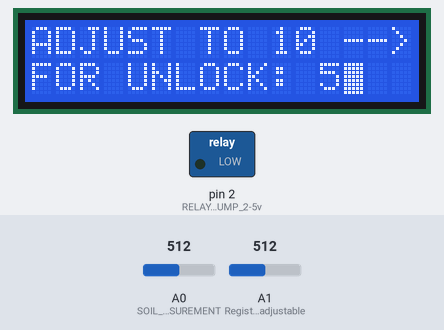
Bench run of a sketch on a simulated Arduino Uno, built with avr-gcc and run on an emulated ATmega328P. Shown: 16×2 character LCD, switched loads named in the sketch (green lamp = pin HIGH). The inputs (shaded band) are chosen by the test bench; at power-on: A1 (Registor_adjustable) = 512, A0 (SOIL_MOISURE_MEANSUREMENT) = 512. What the sketch prints to the serial monitor is not drawn.

Above: at 4.5 s.
4.6 s: A1 (Registor_adjustable) set to 981
At 5.5 s:
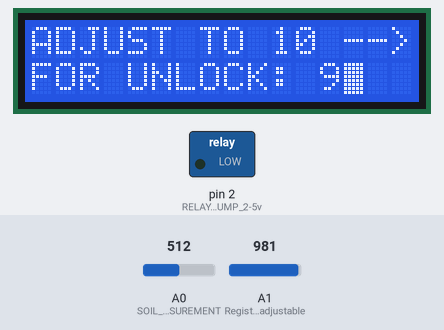
6.2 s: A1 (Registor_adjustable) set to 1008
At 8.8 s:
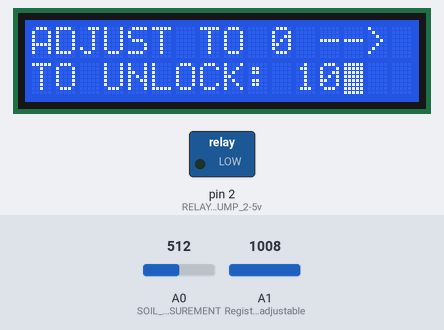
9.3 s: A1 (Registor_adjustable) set to 104
At 11.1 s:
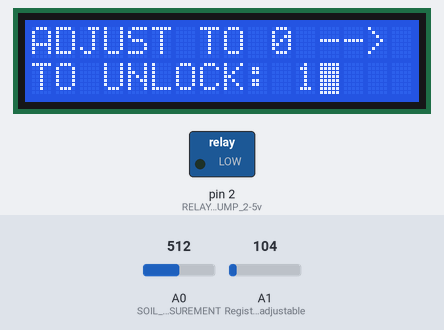
11.4 s: A1 (Registor_adjustable) set to 92
At 14.9 s:
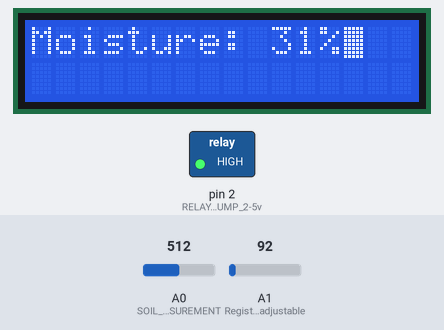
Timing chart, 0 to 62.7 s (numbered marks = the images above; inputs shaded):
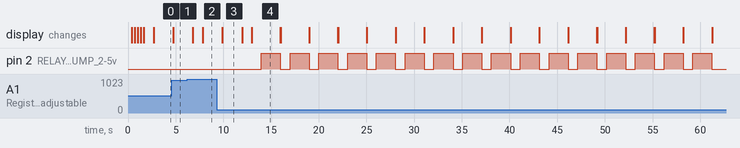

The sketch:

test_lcd_i2c.ino
```cpp
#include <Wire.h>
#include <LiquidCrystal_I2C.h>
LiquidCrystal_I2C lcd(0x27, 2, 1, 0, 4, 5, 6, 7, 3, POSITIVE);

int soilconvert(int soil_noisture);
float pumpactive_duration;
int pump();

void setup() {
    Serial.begin(9600);
    lcd.begin(16, 2);
    pinMode(2, OUTPUT);//RELAY CONTROL PUMP 2-5v
    pinMode(A1, INPUT);//Registor adjustable
    pinMode(A0, INPUT);//SOIL MOISURE MEANSUREMENT V1.2


    //BIOS MODE
    lcd.setCursor(0,0); //First line
    lcd.print("PLANT SAFE LIFE!");
    lcd.setCursor(0,1); //Second line
    lcd.print("  loading ");
    for(int i=0; i< 101;i++){
        lcd.setCursor(10,1);
        lcd.print(i);
        lcd.print(" %");
        delay(10);
        lcd.blink();
    }
    delay(1000);
    lcd.clear();


    //SURE THAT THE SYSTEM IS SECURE


    int unlock = 1;
    while(unlock){
      lcd.setCursor(0,0); //First line
      lcd.print("ADJUST TO 10 -->");
      int value = analogRead(A1)/100;
      lcd.setCursor(0,1);//second line
      lcd.print("FOR UNLOCK: ");
      lcd.print(value);
      delay(1000);
      lcd.clear();
      if(value == 10){
        while(unlock){
          value = analogRead(A1)/100;
          lcd.setCursor(0,0); //First line
          lcd.print("ADJUST TO 0 -->");
          lcd.setCursor(0,1);//second line
          lcd.print("TO UNLOCK: ");
          lcd.print(value);
          delay(1000);
          lcd.clear();
          if(value == 0)
            unlock = 0;
        }
      }
    }
    lcd.clear();

}
void loop() // While (true){}
{
  int moisture = soilconvert(analogRead(A0)); // convert analog value to percent;

  lcd.setCursor(0,0);
  lcd.print("Moisture: ");
  lcd.print(moisture);
  lcd.print("%");

  //display in computer
  Serial.println("Moisture:");
  Serial.println(moisture);
  Serial.println("%");
  delay(1000);


  //Watering Function
  if(moisture < 40){
     pumpactive_duration += pump();

  if(moisture > 70){
     pumpactive_duration = 0;
     }
  }
  if(pumpactive_duration > 30){
    int unlock = 1;
    while(unlock){
      lcd.setCursor(0,0); //First line
      lcd.print("!WATER OVERFLOW!");
      int value = analogRead(A1)/100;
      lcd.setCursor(0,1);//second line
      lcd.print("5 TO UNLOCK: ");
      lcd.print(value);
      delay(1000);
      lcd.clear();
      if(value == 5){
        while(unlock){
          value = analogRead(A1)/100;
          lcd.setCursor(0,0); //First line
          lcd.print("!WATER OVERFLOW!");
          lcd.setCursor(0,1);//second line
          lcd.print("0 TO UNLOCK: ");
          lcd.print(value);
          delay(1000);
          lcd.clear();
          if(value == 0){
             unlock = 0;
             pumpactive_duration = 0;
          }
        }
      }
    }
  }
  lcd.clear();


}

int soilconvert(int soil_moisture){
  int percent = map(soil_moisture, 573, 380, 0, 100);
  if(percent < 0){
    percent = 0;
  }
  if(percent > 100){
    percent = 100;
  }
  return percent;

}

int pump(){
  digitalWrite(2, HIGH);
  delay(2000);
  digitalWrite(2, LOW);
  return 2;
}
```

Measured:
- the behaviour switches between 999 and 1000 on A1 (Registor_adjustable) (found by bisection; images 1 and 2)
- the behaviour switches between 100 and 99 on A1 (Registor_adjustable) (found by bisection; images 3 and 4)
- after the input at 4.6 s, the display: changes after 0.15 s (image 1)
- after the input at 6.2 s, the display: first changes after 0.61 s (image 2 shows a later state)
- after the input at 9.3 s, the display: changes after 0.60 s (image 3)
- after the input at 11.4 s, pin 2 (RELAY_CONTROL_PUMP_2-5v): alternates HIGH for 2.0 s and LOW for 1.0 s, starting after 2.6 s; the display: first changes after 0.56 s (image 4 shows a later state)
